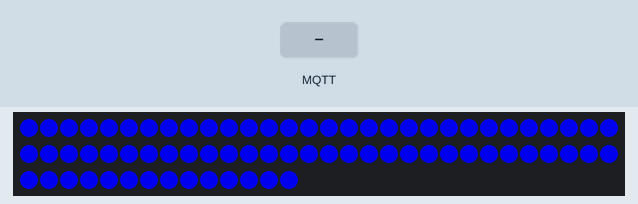
The program below on a simulated ESP32. Shown: 74 RGB LEDs in strip order, left to right, continuing on the next row. The inputs (shaded band) are chosen by the test bench. WiFi joins after 1.5 s; servers stay silent unless stated; no MQTT or app messages arrive unless stated; not simulated (calls return 0 or success): keys.h; what the program prints to the serial monitor is not drawn.

Above: at 4.3 s.
4.4 s: MQTT message "solid" arrives on the first subscribed topic
6.0 s: MQTT message "pcmr" arrives on the first subscribed topic
7.6 s: MQTT message "pride" arrives on the first subscribed topic
Timing chart, 0 to 10.6 s (numbered marks = the images above; inputs shaded):
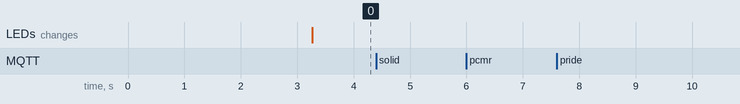

The program:

main.cpp
```cpp
#include <Arduino.h>
#include <WiFi.h>
#include <PubSubClient.h>
#include <keys.h>
#include <FastLED.h>
#include <soc/soc.h>
#include <soc/rtc_cntl_reg.h>

#define LED_PIN 13
#define NUM_LED 74
CRGBArray<NUM_LED> leds;

#define SOLID 0
#define PCMR 1
#define PRIDE 2
#define COLOR_FADE 3
#define FX_TOTAL 4
int fx = 0;
bool isXmasSet = false;
int fadeHue = 100;

int pcmrHue = 0;
int bgt = 200;
String rgbStr1 = "0000FF";

WiFiClient wiFiClient;
PubSubClient pubSubClient(wiFiClient);
long lastMessage = 0;
char msg[100];
int value = 0;

const char* LB = "-------------------------------";

int roller(int item) {
  if (item > 255) {
    item = 0;
  } else if (item < 0) {
    item = 255;
  }
  return item;
}

char* toChars(String strToConver) {
  int len = strToConver.length() + 1;
  char strArray[len];
  strToConver.toCharArray(strArray, len);
  return strArray;
}

unsigned long toColorCode(String colorHex) {
  int len = colorHex.length() + 1;
  char hexArray[len];
  colorHex.toCharArray(hexArray, len);
  unsigned long color = strtoul(hexArray, NULL, 16);
  return color;
}

void setFx(String selectedFx) {
  bool isValidFx = true;
  if (selectedFx == "solid") {
    fx = SOLID;
  } else if(selectedFx == "pcmr") {
    fx = PCMR;
  } else if(selectedFx == "pride") {
    fx = PRIDE;
  } else if(selectedFx == "color_fade") {
    fx = COLOR_FADE;
  } else {
    pubSubClient.publish("error/huebol/jar", "Invalid Effect", 2);
    isValidFx = false;
  }

  if (isValidFx) {
    char* fxArray = toChars(selectedFx);
    pubSubClient.publish("huebol/jar/fx/state", fxArray, 1);
  }

}

void displayLights() {
  FastLED.setBrightness(bgt);
  switch (fx) {

    case PCMR:
        fill_rainbow(leds, NUM_LED, pcmrHue, 2);
        pcmrHue++;
        if (pcmrHue > 255) {
          pcmrHue = 0;
        }

      break;

    case PRIDE:
      fill_rainbow(leds, NUM_LED, pcmrHue, 2);
      break;

    case COLOR_FADE:
      for(int i = 0; i < NUM_LED; i++) {
        leds[i] = CRGB().setHSV(fadeHue, 250, 250);
      }
      break;

    default:
      for(int i = 0; i < NUM_LED; i++) {
        leds[i] = CRGB().setColorCode(toColorCode(rgbStr1));
      }
      break;
  }

  FastLED.show();
}


// _________________________________________________________________

void callback(char* topic, byte* message, unsigned int lenght) {
  String messageTemp;
  for (size_t i = 0; i < lenght; i++) {
    messageTemp += (char) message[i];
  }

  String topicStr(topic);
  String category = topicStr.substring(11); // 16
  Serial.println(category);
  char* messageArray = toChars(messageTemp);

  if (category == "fx") {
    setFx(messageTemp);
  } else if (category == "rgb1") {
    rgbStr1 = messageTemp;
    pubSubClient.publish("huebol/jar/rgb1/state", messageArray, 1);
  } else if (category == "bgt") {
    bgt = messageTemp.toInt();
    pubSubClient.publish("huebol/jar/bgt/state", messageArray, 1);
  }

  delay(100);
  Serial.print("Topic in: ");
  Serial.println(topic);
  Serial.print("Message in: ");
  Serial.println(messageTemp);
  // delay(200);
}

void setupWifi() {
  delay(12);
  Serial.println(LB);
  Serial.print("Connecting to: ");
  Serial.println(SSID);

  WiFi.begin(SSID, PWD);

  while (WiFi.status() != WL_CONNECTED){
    delay(420);
    Serial.print(">");
  }

  Serial.println();
  Serial.println("Connected to WiFi!");
  Serial.print("IP: ");
  Serial.println(WiFi.localIP());
}

void setupPubSub() {
  pubSubClient.setServer(MQTT_SERVER, 1883);
  pubSubClient.setCallback(callback);
}

void reconnectToPubSub() {
  while(!pubSubClient.connected()) {
    Serial.println("MQTT Connecting...");
    if (pubSubClient.connect("HuebolJar")) {
      Serial.println("Connected to MQTT!");
      pubSubClient.subscribe("huebol/jar/#");
    } else {
      Serial.println("Failed to connect to MQTT");
      Serial.print("State: ");
      Serial.println(pubSubClient.state());
      Serial.println("Trying again in 5 seconds...");
      delay(5000);
    }
  }
}

void setupLeds() {
  FastLED.addLeds<NEOPIXEL, LED_PIN>(leds, NUM_LED);
  // FastLED.setMaxPowerInVoltsAndMilliamps(5, 1000);
  FastLED.setBrightness(bgt);
}

void setup() {
  WRITE_PERI_REG(RTC_CNTL_BROWN_OUT_REG, 0);

  Serial.begin(115200);

  setupWifi();
  setupPubSub();
  setupLeds();

  delay(1500);

  pubSubClient.publish("huebol/jar/boot", "1", 2);
}

void loop() {

  if (!pubSubClient.connected()){
    reconnectToPubSub();
  }
  pubSubClient.loop();

  EVERY_N_MILLISECONDS(20) { displayLights(); }
  EVERY_N_MINUTES(10) { fadeHue = roller(fadeHue + 1); }

}
```

Measured:
- after the input at 4.4 s, every drawn part: stays the same
- after the input at 6.0 s, every drawn part: stays the same
- after the input at 7.6 s, every drawn part: stays the same
